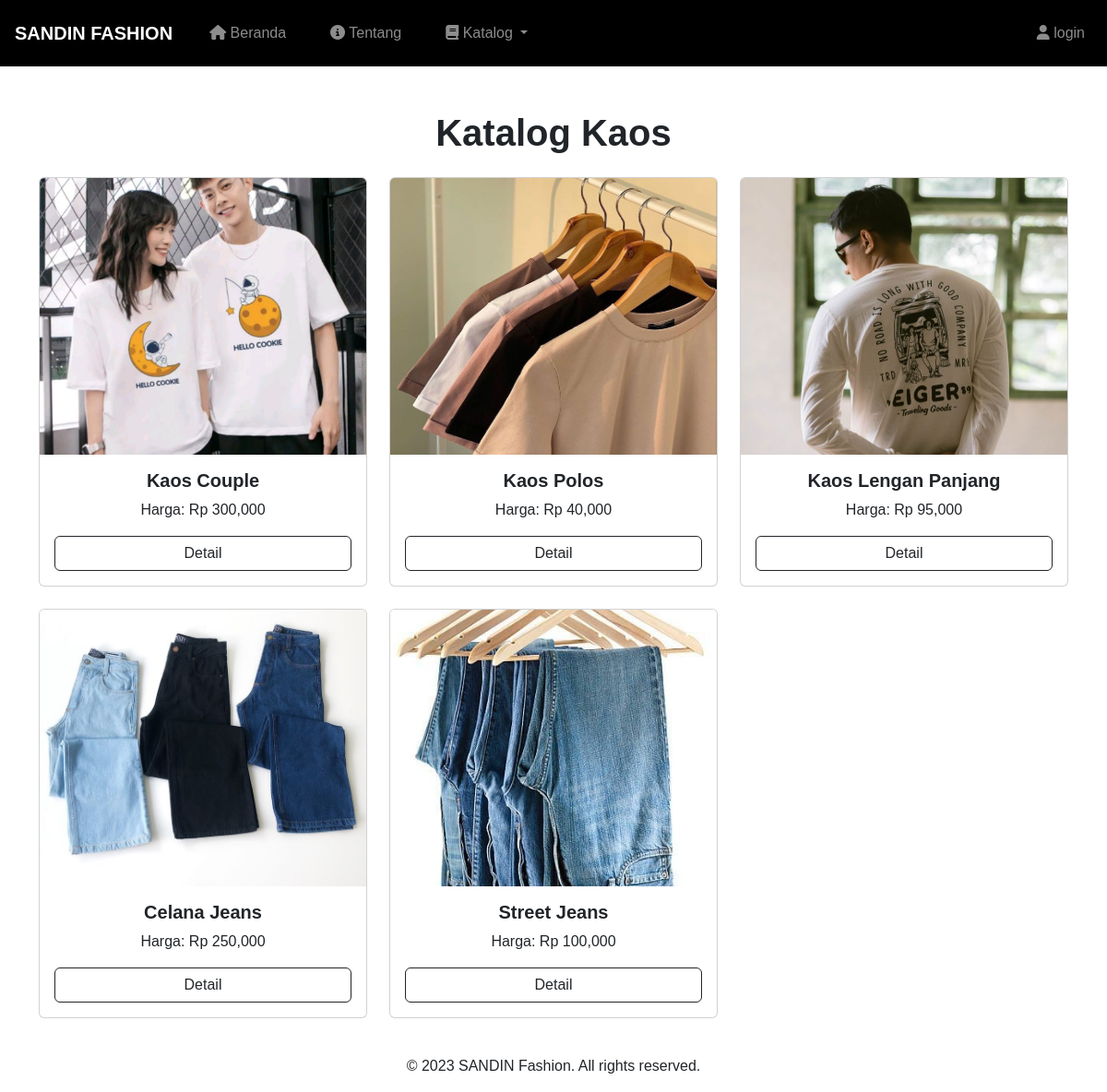
Page /katalog_kaos.php on the committed database.
### tables this page shows
CREATE TABLE `katalog` (
  `id` int(11) NOT NULL,
  `nama` varchar(255) NOT NULL,
  `gambar` varchar(255) NOT NULL,
  `harga` decimal(10,2) NOT NULL,
  `deskripsi` text DEFAULT NULL,
  `kategori` varchar(20) NOT NULL
);

### katalog_kaos.php (the view, shortened to what this page needs)
<!DOCTYPE html>
<html lang="en">
<head>
    <link rel="stylesheet" href="https://cdn.jsdelivr.net/npm/bootstrap@5.3.2/dist/css/bootstrap.min.css">
</head>
<body>
    <?php include('navbar.php'); ?>
    <div class="container mt-5">
        <h1 class="text-center mb-4 fw-bolder" style="font-weight: bold !important;">Katalog Kaos</h1>
        <div class="row">
            <?php
            include('koneksi.php');
            $query = "SELECT * FROM katalog WHERE kategori = 'kaos'";
            $result = mysqli_query($koneksi, $query);
            while ($row = mysqli_fetch_assoc($result)) {
                echo "<div class='col-md-4 mb-4'>";
                echo "<div class='card'>";
                echo "<img src='uploads/" . $row['gambar'] . "' class='card-img-top' alt='" . $row['nama'] . "'>";
                echo "<div class='card-body text-center'>";
                echo "<h5 class='card-title fw-bold' style='font-weight: bold !important;'>" . $row['nama'] . "</h5>";
                echo "<p class='card-text'>Harga: Rp " . number_format($row['harga'],) . "</p>";
                echo "<button type='button' class='btn btn-outline-dark w-100' data-bs-toggle='modal' data-bs-target='#itemModal" . $row['id'] . "'>Detail</button>";
                echo "</div>";
                echo "</div>";
                echo "</div>";
            }
            ?>
        </div>
    </div>
    <footer class="text-center py-3">
        &copy; 2023 SANDIN Fashion. All rights reserved.
    </footer>
</body>
</html>

### navbar.php (shortened to what this page needs)
<?php
if (isset($_SESSION['logged_in']) && $_SESSION['logged_in']) {
    $status = 'login';
} else {
    $status = 'tidak';
}
?>
<!DOCTYPE html>
<html lang="en">
<link rel="stylesheet" href="https://cdnjs.cloudflare.com/ajax/libs/font-awesome/6.5.1/css/all.min.css" />
<body>
    <nav class="navbar navbar-expand-lg navbar-dark bg-dark container-fluid p-3" style="font-size: 16px; background-color:black !important;">
        <a class="navbar-brand" href="index.php">SANDIN FASHION</a>
        <div class="collapse navbar-collapse" id="navbarNav">
            <ul class="navbar-nav">
                <li class="px-3 nav-item <?php echo (basename($_SERVER['PHP_SELF']) == 'index.php') ? 'active' : ''; ?>">
                    <a class="nav-link" href="index.php"><i class="fas fa-home"></i> Beranda</a>
                </li>
                <li class="px-3 nav-item <?php echo (basename($_SERVER['PHP_SELF']) == 'about.php') ? 'active' : ''; ?>">
                    <a class="nav-link" href="about.php"><i class="fas fa-info-circle"></i> Tentang</a>
                </li>
                <li class="px-3 nav-item dropdown">
                    <a class="nav-link dropdown-toggle" href="#" id="navbarDropdown" role="button" data-toggle="dropdown" aria-haspopup="true" aria-expanded="false">
                        <i class="fas fa-book"></i> Katalog
                    </a>
                </li>
            </ul>
        </div>
        <div class="navbar-nav ml-auto">
            <?php
            if ($status == 'login') {
            ?><a class="nav-item nav-link" href="backend.php"><i class="fas fa-user"></i> Admin</a>
            <?php
            } elseif ($status == 'tidak') {
            ?><a class="nav-item nav-link" href="backend.php"><i class="fas fa-user"></i> login</a>
            <?php
            }
            ?>
        </div>
    </nav>
</body>
</html>

### katalog_kaos.php (style rules this page uses)
body { font-family: 'Montserrat', sans-serif; }
.card-img-top { height: 300px; object-fit: cover; }

### navbar.php (style rules this page uses)
body { font-family: 'Montserrat', sans-serif; }
.navbar-brand { font-family: 'Montserrat', sans-serif; font-weight: bold; }

### rows in the picture
katalog: gambar (picture), nama "Kaos Couple", harga "300,000"
katalog: gambar (picture), nama "Kaos Polos", harga "40,000"
katalog: gambar (picture), nama "Kaos Lengan Panjang", harga "95,000"
katalog: gambar (picture), nama "Celana Jeans", harga "250,000"
katalog: gambar (picture), nama "Street Jeans", harga "100,000"
